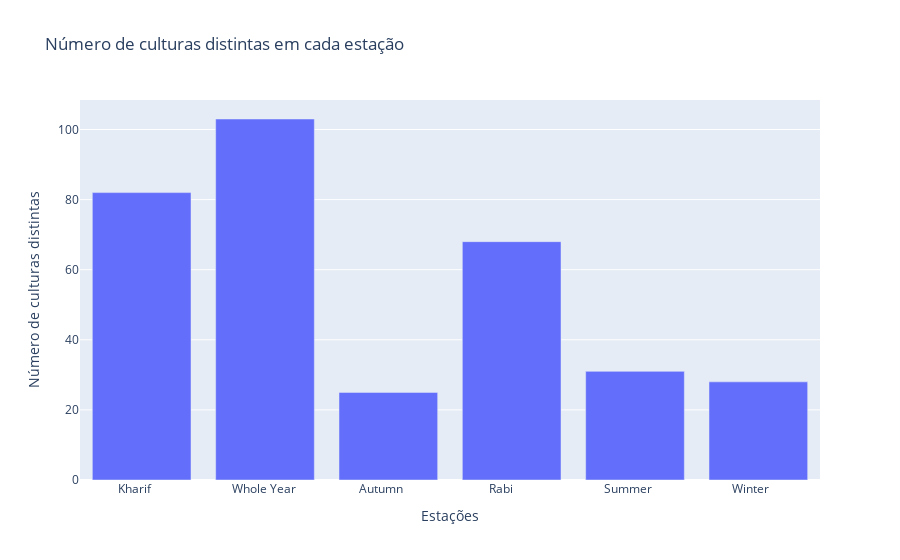

Source (notebook cell):
### Code cell
#plotando estações
import plotly.graph_objects as go

fig = go.Figure(data=[
    go.Bar(name='Distinct Crops', x=seasons, y=distinct_crops_in_season_list)
])


fig.update_layout(
    title='Número de culturas distintas em cada estação',
    xaxis_title='Estações',
    yaxis_title='Número de culturas distintas',
    barmode='group'
)


fig.show()

### Figure 1 — Plotly figure (JSON) as saved in the notebook; plotly's stock layout.template omitted (floating-point values rounded to 4 significant figures)
{"data": [{"name": "Distinct Crops", "type": "bar", "x": ["Kharif     ", "Whole Year ", "Autumn     ", "Rabi       ", "Summer     ", "Winter     "], "y": [82, 103, 25, 68, 31, 28]}], "layout": {"barmode": "group", "title": {"text": "Número de culturas distintas em cada estação"}, "xaxis": {"title": {"text": "Estações"}}, "yaxis": {"title": {"text": "Número de culturas distintas"}}}}
